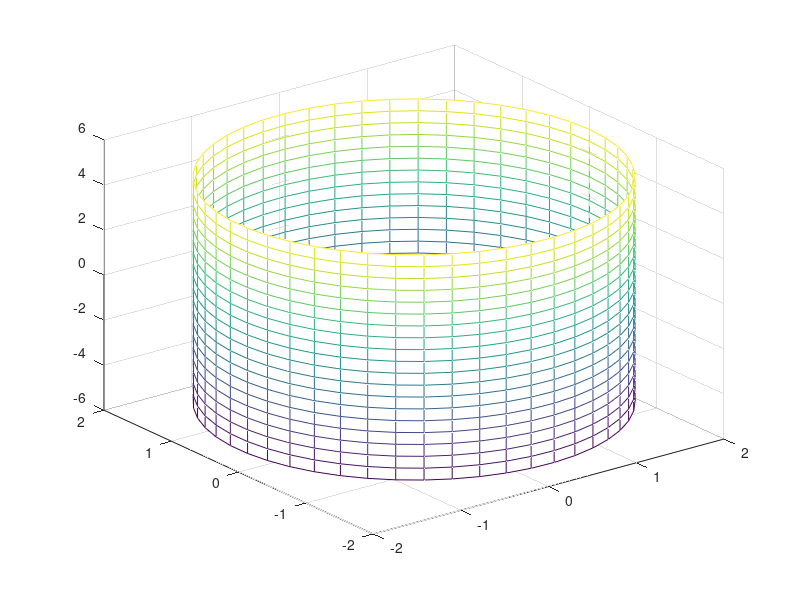

This figure's MATLAB source:
clc
clear all
r=2;% radius
h0=-5;% min height
h1=5;% max height
h2=20;% no of divisions in height
h=linspace(h0,h1,h2);% height
a0=0;% min angle
a1=2*pi;% max angle
a2=50;% angle divisions
theta=linspace(0,2*pi,50);% angle
[h,theta]=meshgrid(h,theta);% meshgrid
% converting cylinderical coordinates to cartesian coordinates
% cylinder (x,y,z)=(r.cos(theta),r.sin(theta),h)
x=r.*cos(theta);
y=r.*sin(theta);
z=h;
% draw the figure with mesh command
mesh(x,y,z);